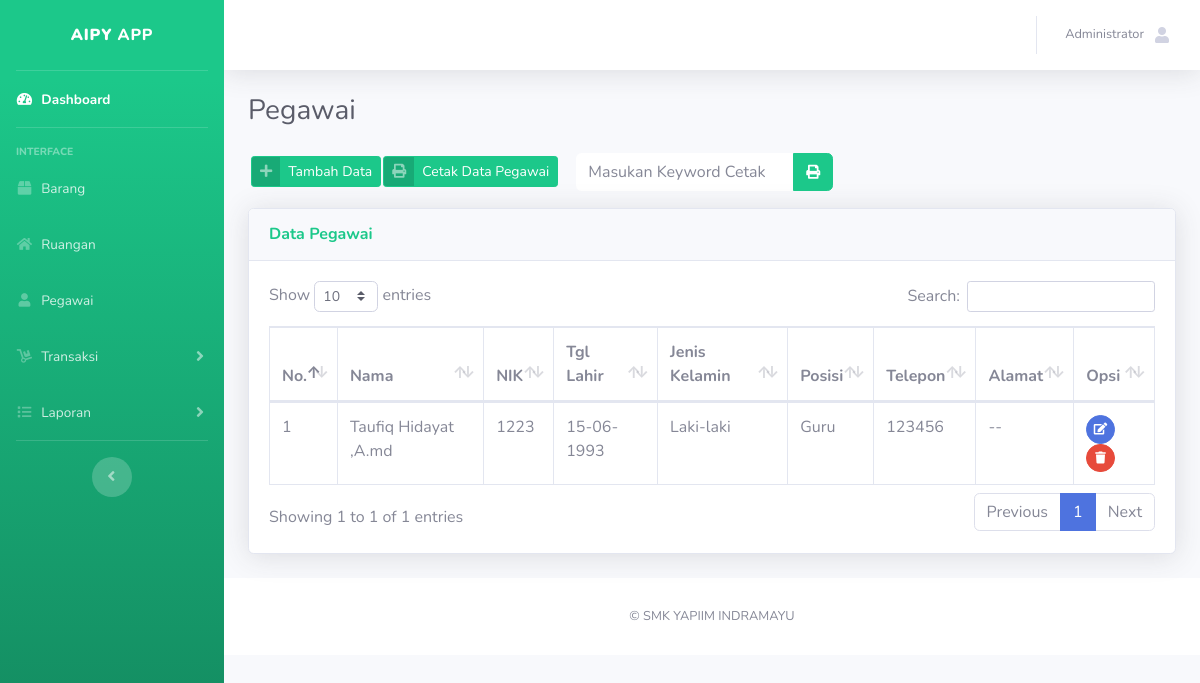
Screenshot of /admin-page.php?menu=pegawai (signed in) with the database file from the repository.
### tables this page shows
CREATE TABLE `pegawai` (
  `id_pegawai` int(11) UNSIGNED NOT NULL,
  `nama_pegawai` varchar(30) DEFAULT NULL,
  `nik` int(15) DEFAULT NULL,
  `alamat` text DEFAULT NULL,
  `jenis_kelamin` varchar(20) DEFAULT NULL,
  `telepon` int(15) DEFAULT NULL,
  `posisi` varchar(20) DEFAULT NULL,
  `tgl_lahir` date DEFAULT NULL
);

### konten-admin/pegawai.php (the view, shortened to what this page needs)
<h1 class="h3 mb-2 text-gray-800">Pegawai</h1>
<p class="mb-4">
<table>
    <th>
    <td><a href="#" class="btn btn-success btn-icon-split btn-sm" data-toggle="modal" data-target="#tambah">
            <span class="icon text-white-50">
                <i class="fas fa-plus"></i>
            </span>
            <span class="text">Tambah Data</span>
        </a></td>
    <td>
        <form action="konten-admin/report/cetak-pegawai.php" target="_blank" method="post">
            <button type="submit" class="btn btn-success btn-icon-split btn-sm">
                <span class="icon text-white-50">
                    <i class="fas fa-print"></i>
                </span>
                <span class="text">Cetak Data Pegawai</span>
            </button>
        </form>
    </td>
    <td>
        <form class="d-none d-sm-inline-block form-inline mr-auto ml-md-3 my-2 my-md-0 mw-100 navbar-search" action="konten-admin/report/cetak-pegawai-search.php" target="_blank" method="post">
            <div class="input-group">
                <input type="text" autocomplete="off" class="form-control border-0 small" name="cetak" placeholder="Masukan Keyword Cetak" aria-label="Search" aria-describedby="basic-addon2">
                <div class="input-group-append">
                    <button class="btn btn-success" type="submit">
                        <i class="fas fa-print fa-sm"></i>
                    </button>
                </div>
            </div>
        </form>
    </td>
    </th>
</table>
</p>
<div class="card shadow mb-4">
    <div class="card-header py-3">
        <h6 class="m-0 font-weight-bold text-success">Data Pegawai</h6>
    </div>
    <div class="card-body">
        <div class="table-responsive">
            <table class="table table-bordered" id="dataTable" width="100%" cellspacing="0">
                <thead>
                    <tr>
                        <th>No.</th>
                        <th>Nama</th>
                        <th>NIK</th>
                        <th>Tgl Lahir</th>
                        <th>Jenis Kelamin</th>
                        <th>Posisi</th>
                        <th>Telepon</th>
                        <th>Alamat</th>
                        <th>Opsi</th>
                    </tr>
                </thead>
                <tbody>
                    <?php
                    include('koneksi.php');
                    $query = mysqli_query($konek, "SELECT * FROM pegawai");
                    $no = 0;
                    while ($row = mysqli_fetch_array($query)) {
                        $no++;
                    ?>
                        <tr>
                            <td><?php print $no ?></td>
                            <td><?php print $row[1] ?></td>
                            <td><?php print $row[2] ?></td>
                            <?php
                            $tanggal = date("d-m-Y", strtotime($row['tgl_lahir']));
                            ?>
                            <td><?php print $tanggal ?></td>
                            <td><?php print $row[4] ?></td>
                            <td><?php print $row[6] ?></td>
                            <td><?php print $row[5] ?></td>
                            <td><?php print $row[3] ?></td>
                            <td>
                                <a href="#" class="btn btn-primary btn-circle btn-sm" data-toggle="modal" data-target="#ubah<?php print $row[0] ?>">
                                    <i class="fas fa-edit"></i>
                                    <a href="#" class="btn btn-danger btn-circle btn-sm" data-toggle="modal" data-target="#hapus<?php print $row[0] ?>">
                                        <i class="fas fa-trash"></i>
                            </td>
                        </tr>
                    <?php } ?>
                </tbody>
            </table>
        </div>
    </div>
</div>

### rows the page displays
pegawai: nama_pegawai "Taufiq Hidayat ,A.md", nik "1223", tgl_lahir "15-06-1993", jenis_kelamin "Laki-laki", posisi "Guru", telepon "123456", alamat "--"

### other values shown
$_SESSION['name_user'] "Administrator"
